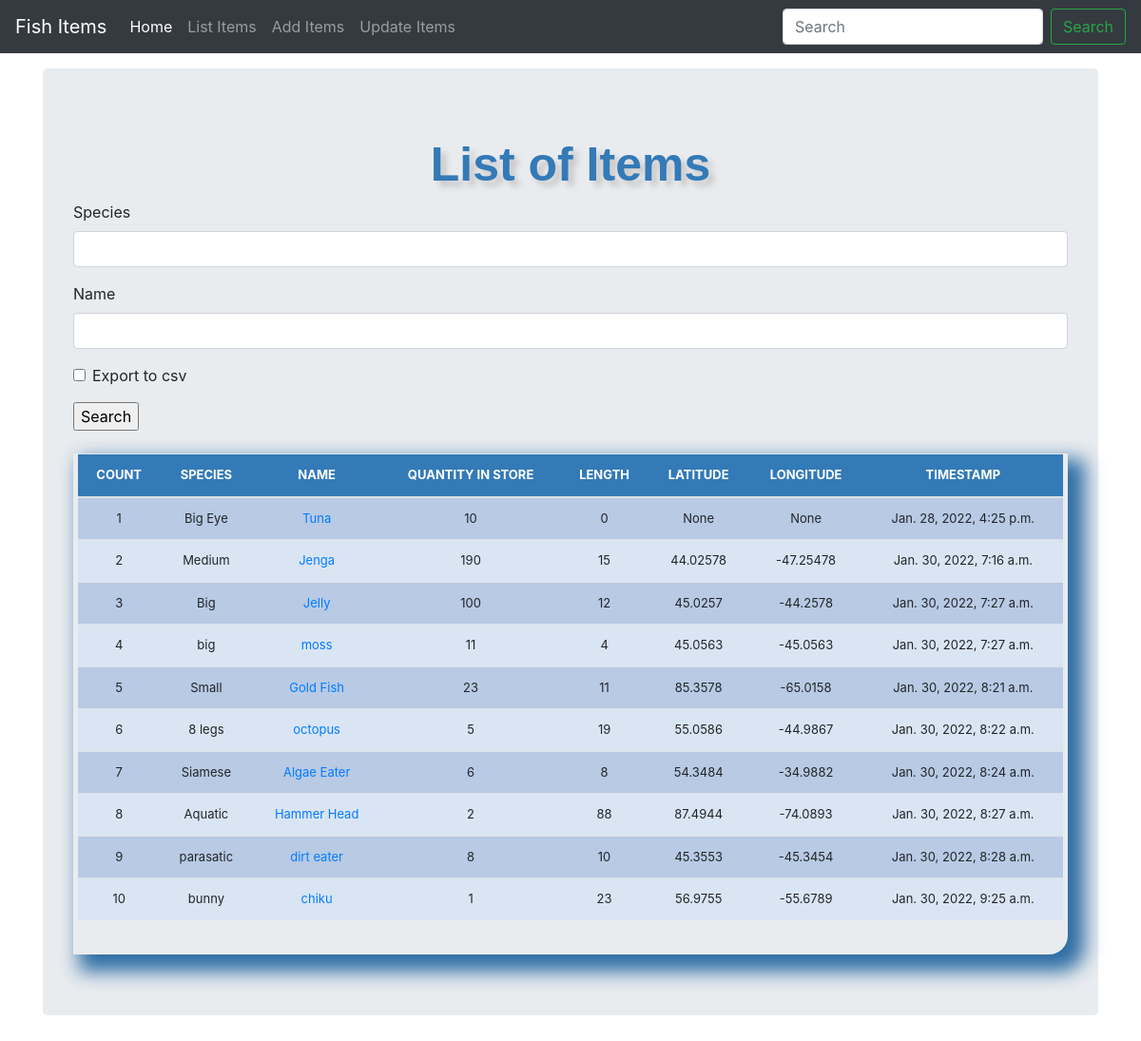
The app's page /list_item/ with its own data.
### fishmgt/models.py (models this page shows, shortened)
class Stock(models.Model):
    species = models.CharField(max_length=50, blank=True, unique=True, null=True)
    name = models.CharField(max_length=50, blank=True, unique=True, null=True)
    quantity = models.IntegerField(default='0', blank=False, null=True)
    length = models.IntegerField(default='0', blank=True, null=True)
    latitude = models.CharField(max_length=50, blank=True, null=True)
    longitude = models.CharField(max_length=50, blank=True, null=True)
    timestamp = models.DateTimeField(auto_now_add=False, auto_now=True)

### fishmgt/views.py (the view, shortened to what this page needs)
# urls.py: path('list_item/', views.list_item, name='list_item'),
def list_item(request):
    header = 'List of Items'
    form = StockSearchForm(request.POST or None)
    queryset = Stock.objects.all()
    context = {
        "header": header,
        "queryset": queryset,
        "form" : form,
        }
    return render(request, "list_item.html", context)

### fishmgt/forms.py
class StockSearchForm(forms.ModelForm):
	export_to_CSV = forms.BooleanField(required=False)
	class Meta:
		model = Stock
		fields = ['species', 'name']

### fishmgt/templates/list_item.html (shortened to what this page needs)
{% load staticfiles %} {% load crispy_forms_tags %}
<!doctype html>
<html lang="en">
<head>
    <link href="{% static 'css/stylesheet.css' %}" rel="stylesheet">
    <link href="{% static 'css/bootstrap.min.css' %}" rel="stylesheet">
    <link href="{% static 'css/navbar-top-fixed.css' %}" rel="stylesheet">
</head>
<body>
    {% include 'navbar.html' %}
    <main role="main" class="container">
        <div class="jumbotron">
            <div class="header">{{header}}</div>
            <form method='POST' action=''>{% csrf_token %} {{form|crispy}}
                <input type="submit" value='Search' />
            </form>
            <br>
            <div class="display_table">
                <table class='table'>
                    <thead>
                        <tr>
                            <th>COUNT</th>
                            <th>SPECIES</th>
                            <th>NAME</th>
                            <th>QUANTITY IN STORE</th>
                            <th>LENGTH</th>
                            <th>LATITUDE</th>
                            <th>LONGITUDE</th>
                            <th>TIMESTAMP</th>
                        </tr>
                    </thead>
                    {% for instance in queryset %}
                    <tr>
                        <td>{{forloop.counter}}</td>
                        <td>{{instance.species}}</td>
                        <td>
                            <a href="{% url 'update_items' instance.id %}">{{instance.name}}</a>
                        </td>
                        <td>{{instance.quantity}}</td>
                        <td>{{instance.length}}</td>
                        <td>{{instance.latitude}}</td>
                        <td>{{instance.longitude}}</td>
                        <td>{{instance.timestamp}}</td>
                    </tr>
                    {% endfor %}
                </table>
            </div>
        </div>
    </main>
</body>
</html>

### fishmgt/static/css/stylesheet.css (style rules this page uses)
body { background-color: #34eb6b; }
.table { font-size: 13px; text-align: center; width: 95%; margin: auto; }
.table tr:nth-child(odd) { background: #B8CAE4 }
.table tr:nth-child(even) { background: #dae5f4 }
th { background-color: #337ab7; color: white; }
.display_table { border-bottom-right-radius: 20px; padding-left: 5px; padding-right: 5px; padding-bottom: 20px; box-shadow: 12px 12px 20px 6px #2e6da4; }
.header { font-family: helvetica; color: #337ab7; font-size: 50px; text-align: center; width: 100%; text-shadow: 6px 6px 6px #c9c6c6; display: block; font-weight: bolder; }

### fishmgt/static/css/navbar-top-fixed.css (style rules this page uses)
body { min-height: 75rem; padding-top: 4.5rem; }

### fishmgt/templates/list_item.html (style rules this page uses)
body { min-height: 75rem; padding-top: 4.5rem; }

### records on screen
Stock: species "Big Eye", name "Tuna", quantity "10", length "0", latitude "None", longitude "None", timestamp "Jan. 28, 2022, 4:25 p.m."
Stock: species "Medium", name "Jenga", quantity "190", length "15", latitude "44.02578", longitude "-47.25478", timestamp "Jan. 30, 2022, 7:16 a.m."
Stock: species "Big", name "Jelly", quantity "100", length "12", latitude "45.0257", longitude "-44.2578", timestamp "Jan. 30, 2022, 7:27 a.m."
Stock: species "big", name "moss", quantity "11", length "4", latitude "45.0563", longitude "-45.0563", timestamp "Jan. 30, 2022, 7:27 a.m."
Stock: species "Small", name "Gold Fish", quantity "23", length "11", latitude "85.3578", longitude "-65.0158", timestamp "Jan. 30, 2022, 8:21 a.m."
Stock: species "8 legs", name "octopus", quantity "5", length "19", latitude "55.0586", longitude "-44.9867", timestamp "Jan. 30, 2022, 8:22 a.m."
Stock: species "Siamese", name "Algae Eater", quantity "6", length "8", latitude "54.3484", longitude "-34.9882", timestamp "Jan. 30, 2022, 8:24 a.m."
Stock: species "Aquatic", name "Hammer Head", quantity "2", length "88", latitude "87.4944", longitude "-74.0893", timestamp "Jan. 30, 2022, 8:27 a.m."
Stock: species "parasatic", name "dirt eater", quantity "8", length "10", latitude "45.3553", longitude "-45.3454", timestamp "Jan. 30, 2022, 8:28 a.m."
Stock: species "bunny", name "chiku", quantity "1", length "23", latitude "56.9755", longitude "-55.6789", timestamp "Jan. 30, 2022, 9:25 a.m."

### other values on screen
{{ header }} "List of Items"
